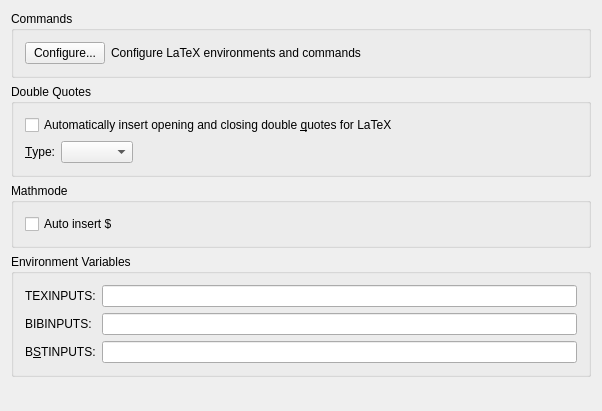
<ui version="4.0" >
 <class>KileWidgetLatexConfig</class>
 <widget class="QWidget" name="KileWidgetLatexConfig" >
  <property name="geometry" >
   <rect>
    <x>0</x>
    <y>0</y>
    <width>602</width>
    <height>411</height>
   </rect>
  </property>
  <property name="windowTitle" >
   <string>LaTeX</string>
  </property>
  <layout class="QVBoxLayout" >
   <item>
    <widget class="Q3ButtonGroup" name="m_bgCommands" >
     <property name="sizePolicy" >
      <sizepolicy vsizetype="Minimum" hsizetype="MinimumExpanding" >
       <horstretch>0</horstretch>
       <verstretch>0</verstretch>
      </sizepolicy>
     </property>
     <property name="title" >
      <string>Commands</string>
     </property>
     <layout class="QGridLayout" >
      <item row="0" column="0" >
       <widget class="QPushButton" name="m_pbCommands" >
        <property name="text" >
         <string>Configure...</string>
        </property>
       </widget>
      </item>
      <item row="0" column="1" >
       <widget class="QLabel" name="m_tlCommands" >
        <property name="sizePolicy" >
         <sizepolicy vsizetype="Preferred" hsizetype="Preferred" >
          <horstretch>1</horstretch>
          <verstretch>0</verstretch>
         </sizepolicy>
        </property>
        <property name="text" >
         <string>Configure LaTeX environments and commands</string>
        </property>
        <property name="wordWrap" >
         <bool>false</bool>
        </property>
       </widget>
      </item>
     </layout>
    </widget>
   </item>
   <item>
    <widget class="Q3ButtonGroup" name="m_bgQuotes" >
     <property name="sizePolicy" >
      <sizepolicy vsizetype="Minimum" hsizetype="MinimumExpanding" >
       <horstretch>0</horstretch>
       <verstretch>0</verstretch>
      </sizepolicy>
     </property>
     <property name="title" >
      <string>Double Quotes</string>
     </property>
     <layout class="QGridLayout" >
      <item row="1" column="0" >
       <widget class="QLabel" name="m_tlType" >
        <property name="text" >
         <string>&amp;Type:</string>
        </property>
        <property name="wordWrap" >
         <bool>false</bool>
        </property>
        <property name="buddy" >
         <cstring>kcfg_DoubleQuotes</cstring>
        </property>
       </widget>
      </item>
      <item row="0" column="0" colspan="3" >
       <widget class="QCheckBox" name="kcfg_InsertDoubleQuotes" >
        <property name="text" >
         <string>Automatically insert opening and closing double &amp;quotes for LaTeX</string>
        </property>
       </widget>
      </item>
      <item row="1" column="1" >
       <widget class="QComboBox" name="kcfg_DoubleQuotes" >
        <property name="sizePolicy" >
         <sizepolicy vsizetype="Fixed" hsizetype="Minimum" >
          <horstretch>0</horstretch>
          <verstretch>0</verstretch>
         </sizepolicy>
        </property>
       </widget>
      </item>
      <item row="1" column="2" >
       <spacer>
        <property name="orientation" >
         <enum>Qt::Horizontal</enum>
        </property>
        <property name="sizeType" >
         <enum>QSizePolicy::Expanding</enum>
        </property>
        <property name="sizeHint" >
         <size>
          <width>280</width>
          <height>20</height>
         </size>
        </property>
       </spacer>
      </item>
     </layout>
    </widget>
   </item>
   <item>
    <widget class="Q3ButtonGroup" name="m_bgMathmode" >
     <property name="sizePolicy" >
      <sizepolicy vsizetype="Minimum" hsizetype="MinimumExpanding" >
       <horstretch>0</horstretch>
       <verstretch>0</verstretch>
      </sizepolicy>
     </property>
     <property name="title" >
      <string>Mathmode</string>
     </property>
     <layout class="QVBoxLayout" >
      <item>
       <widget class="QCheckBox" name="kcfg_autoInsertDollar" >
        <property name="text" >
         <string>Auto insert $</string>
        </property>
        <property name="shortcut" >
         <string/>
        </property>
       </widget>
      </item>
     </layout>
    </widget>
   </item>
   <item>
    <widget class="Q3GroupBox" name="groupBox5" >
     <property name="sizePolicy" >
      <sizepolicy vsizetype="Minimum" hsizetype="MinimumExpanding" >
       <horstretch>0</horstretch>
       <verstretch>0</verstretch>
      </sizepolicy>
     </property>
     <property name="title" >
      <string>Environment Variables</string>
     </property>
     <layout class="QGridLayout" >
      <item row="0" column="0" >
       <widget class="QLabel" name="m_tlPath" >
        <property name="toolTip" >
         <string/>
        </property>
        <property name="text" >
         <string>TEXINPUTS:</string>
        </property>
        <property name="wordWrap" >
         <bool>false</bool>
        </property>
        <property name="buddy" >
         <cstring>kcfg_TeXPaths</cstring>
        </property>
       </widget>
      </item>
      <item row="0" column="1" >
       <widget class="KLineEdit" name="kcfg_TeXPaths" />
      </item>
      <item row="1" column="1" >
       <widget class="KLineEdit" name="kcfg_BibInputPaths" />
      </item>
      <item row="2" column="1" >
       <widget class="KLineEdit" name="kcfg_BstInputPaths" />
      </item>
      <item row="1" column="0" >
       <widget class="QLabel" name="m_bibinputpath" >
        <property name="toolTip" >
         <string/>
        </property>
        <property name="text" >
         <string>BIBINPUTS:</string>
        </property>
        <property name="wordWrap" >
         <bool>false</bool>
        </property>
        <property name="buddy" >
         <cstring>kcfg_BibInputPaths</cstring>
        </property>
       </widget>
      </item>
      <item row="2" column="0" >
       <widget class="QLabel" name="m_bstinputpath" >
        <property name="toolTip" >
         <string/>
        </property>
        <property name="text" >
         <string>B&amp;STINPUTS:</string>
        </property>
        <property name="wordWrap" >
         <bool>false</bool>
        </property>
        <property name="buddy" >
         <cstring>kcfg_BstInputPaths</cstring>
        </property>
       </widget>
      </item>
     </layout>
    </widget>
   </item>
   <item>
    <spacer>
     <property name="orientation" >
      <enum>Qt::Vertical</enum>
     </property>
     <property name="sizeHint" >
      <size>
       <width>20</width>
       <height>40</height>
      </size>
     </property>
    </spacer>
   </item>
  </layout>
 </widget>
 <layoutdefault spacing="6" margin="11" />
 <pixmapfunction>qPixmapFromMimeSource</pixmapfunction>
 <customwidgets>
  <customwidget>
   <class>Q3GroupBox</class>
   <extends>QGroupBox</extends>
   <header>Qt3Support/Q3GroupBox</header>
   <container>1</container>
  </customwidget>
  <customwidget>
   <class>Q3ButtonGroup</class>
   <extends>Q3GroupBox</extends>
   <header>Qt3Support/Q3ButtonGroup</header>
   <container>1</container>
  </customwidget>
  <customwidget>
   <class>KLineEdit</class>
   <extends>QLineEdit</extends>
   <header>klineedit.h</header>
  </customwidget>
 </customwidgets>
 <includes>
  <include location="global" >kconfig.h</include>
  <include location="local" >latexcmd.h</include>
  <include location="local" >latexcmddialog.h</include>
  <include location="local" >klineedit.h</include>
  <include location="local" >klineedit.h</include>
  <include location="local" >klineedit.h</include>
 </includes>
 <resources/>
 <connections/>
</ui>
